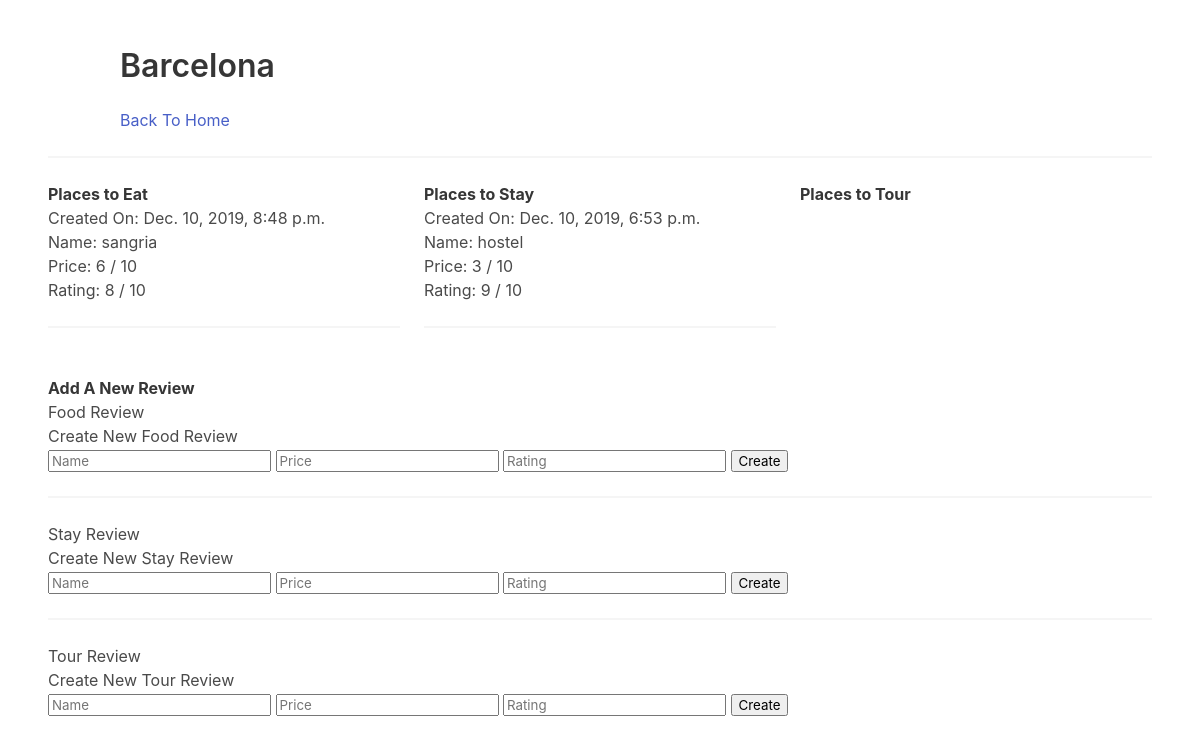
Screenshot of /place/Barcelona with the database file from the repository.
### core/models.py (models this page shows, shortened)
class Place(models.Model):
    name = models.CharField(max_length=140)
    urlName = models.CharField(max_length=140, blank=True, null=True)

class FoodReview(models.Model):
    author = models.ForeignKey(User, on_delete=models.DO_NOTHING)
    body = models.CharField(max_length=140)
    created_at = models.DateTimeField(auto_now=True)
    num_likes = models.IntegerField(default=0)
    price = models.IntegerField(default = 0)
    rating = models.IntegerField(default = 0)
    place = models.ForeignKey(Place, on_delete=models.CASCADE, blank=True, null=True)

class StayReview(models.Model):
    author = models.ForeignKey(User, on_delete=models.DO_NOTHING)
    body = models.CharField(max_length=140)
    created_at = models.DateTimeField(auto_now=True)
    num_likes = models.IntegerField(default=0)
    price = models.IntegerField(default = 0)
    rating = models.IntegerField(default = 0)
    place = models.ForeignKey(Place, on_delete=models.CASCADE, blank=True, null=True)

### core/views.py (the view)
# urls.py: path('place/<str:urlName>', place, name='place'),
def place(request, urlName):
    if request.method == "POST":
        body = request.POST["name"]
        price = request.POST["price"]
        rating = request.POST["rating"]
        p = Place.objects.get(urlName=urlName)
        if 'food' in request.POST:
            f = FoodReview.objects.create(author=request.user, body=body, num_likes=0, price=price, rating=rating, place=p)
        elif 'stay' in request.POST:
            s = StayReview.objects.create(author=request.user, body=body, num_likes=0, price=price, rating=rating, place=p)
        elif 'tour' in request.POST:
            t = TourReview.objects.create(author=request.user, body=body, num_likes=0, price=price, rating=rating, place=p)
        return redirect(request.META['HTTP_REFERER'])
    else:
        place = Place.objects.get(urlName=urlName)
        foodRev = FoodReview.objects.filter(place=place)
        stayRev = StayReview.objects.filter(place=place)
        tourRev = TourReview.objects.filter(place=place)
        return render(request, "place.html", {"place": place, "foodRev": foodRev, "stayRev" : stayRev, "tourRev": tourRev})

### core/templates/place.html (shortened to what this page needs)
<!DOCTYPE html>
<html>
  <head>
    <link rel="stylesheet" href="https://cdn.jsdelivr.net/npm/bulma@0.8.0/css/bulma.min.css">
  </head>
  <body>
  <section class="section">
    <div class="container">
      <h1 class="title">
        {{place.name}}
      </h1>
      <a href="/">Back To Home</a>
    </div>
    <hr>
    <div class="columns">
                <div class="column">
                                <strong> Places to Eat </strong>
                                {% for f in foodRev %}
                                        <p> Created On: {{f.created_at}}</p>
                                        <p> Name: {{f.body}} </p>
                                       <p> Price: {{f.price}} / 10</p>
                                       <p> Rating: {{f.rating}} / 10</p>
                                        <hr>
                                {% endfor %}
                </div>
                <div class="column">
                                <strong> Places to Stay </strong>
                                {% for s in stayRev %}
                                        <p> Created On: {{s.created_at}}</p>
                                        <p> Name: {{s.body}} </p>
                                       <p> Price: {{s.price}} / 10</p>
                                       <p> Rating: {{s.rating}} / 10</p>
                                        <hr>
                                {% endfor %}
                </div>
                <div class="column">
                                <strong> Places to Tour </strong>
                </div>
              </div>
<strong>Add A New Review</strong>
<h5> Food Review </h5>
<form method="POST" action={{place.urlName}}>
    <p>Create New Food Review</p>
    <input name="name" placeholder="Name" />
    <input name="price" placeholder="Price" />
    <input name="rating" placeholder="Rating" />
    <input type="submit" name="food" value="Create"/>
</form>
<hr>
<h5> Stay Review </h5>
<form method="POST" action={{place.urlName}}>
    <p>Create New Stay Review</p>
    <input name="name" placeholder="Name" />
    <input name="price" placeholder="Price" />
    <input name="rating" placeholder="Rating" />
    <input type="submit" name="stay" value="Create"/>
</form>
<hr>
<h5> Tour Review </h5>
<form method="POST" action={{place.urlName}}>
    <p>Create New Tour Review</p>
    <input name="name" placeholder="Name" />
    <input name="price" placeholder="Price" />
    <input name="rating" placeholder="Rating" />
    <input type="submit" name="tour" value="Create"/>
</form>
  </section>
  </body>
</html>

### rows the page displays
Place: name "Barcelona"
FoodReview: created_at "Dec. 10, 2019, 8:48 p.m.", body "sangria", price "6", rating "8"
StayReview: created_at "Dec. 10, 2019, 6:53 p.m.", body "hostel", price "3", rating "9"
